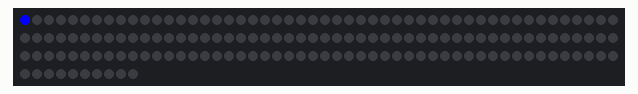
Recording of a sketch running on a simulated Arduino Uno, built with avr-gcc and run on an emulated ATmega328P. Shown: 160 RGB LEDs in strip order, left to right, continuing on the next row.

Above: at 0.1 s.
At 4.92 s:
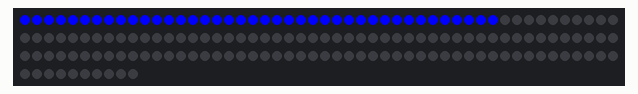
At 9.86 s:
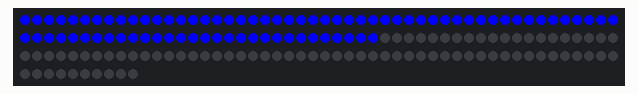
At 14.8 s:
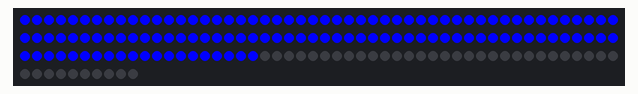
At 19.7 s:
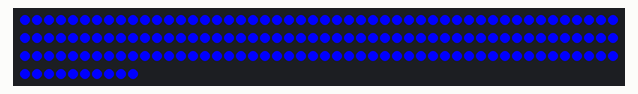

The sketch:

ruban2.ino
```cpp
#include "LPD8806.h"
#include "SPI.h"

// Simple test for 160 (5 meters) of LPD8806-based RGB LED strip

/*****************************************************************************/

// Number of RGB LEDs in strand:
int nLEDs = 160;

// Chose 2 pins for output; can be any valid output pins:
int dataPin  = 4;
int clockPin = 3;

// First parameter is the number of LEDs in the strand.  The LED strips
// are 32 LEDs per meter but you can extend or cut the strip.  Next two
// parameters are SPI data and clock pins:
//LPD8806 strip = LPD8806(nLEDs, dataPin, clockPin);

// You can optionally use hardware SPI for faster writes, just leave out
// the data and clock pin parameters.  But this does limit use to very
// specific pins on the Arduino.  For "classic" Arduinos (Uno, Duemilanove,
// etc.), data = pin 11, clock = pin 13.  For Arduino Mega, data = pin 51,
// clock = pin 52.  For 32u4 Breakout Board+ and Teensy, data = pin B2,
// clock = pin B1.  For Leonardo, this can ONLY be done on the ICSP pins.

// Creation d'un objet strip
LPD8806 strip = LPD8806(nLEDs);

void setup() {
  // Start up the LED strip
  strip.begin();

  // Update the strip, to start they are all 'off'
  strip.show();
}

void loop() {
   unsigned long couleurPWM;
   int pix;

   // fabrication bleu avec G, R et B : bleu -> 0x8080FF
   couleurPWM = strip.Color(  0,  0, 127); // Blue

   // Envoi en série de tous les codes couleurs pour chaque LED (3 octets / LED)
   for(pix = 0; pix < strip.numPixels(); pix++)
   {
     strip.setPixelColor(pix, couleurPWM);  // Set new pixel 'on'
     strip.show();                          // Refresh LED states
//     strip.setPixelColor(pix, 0);           // Erase pixel, but don't refresh!
     delay(100);
   }

   // Envoi des valeurs des registres PWM sur les sorties LED
   strip.setPixelColor(pix, 0); // MSB à 0 pour 3 octets
   strip.show(); // registre -> PWM (envoi sur sortie LED)

   // attends avant la prochaine séquence
   // je sais qu'au prochain tour ce sera encore tout bleu
   delay(1000);
}
```
